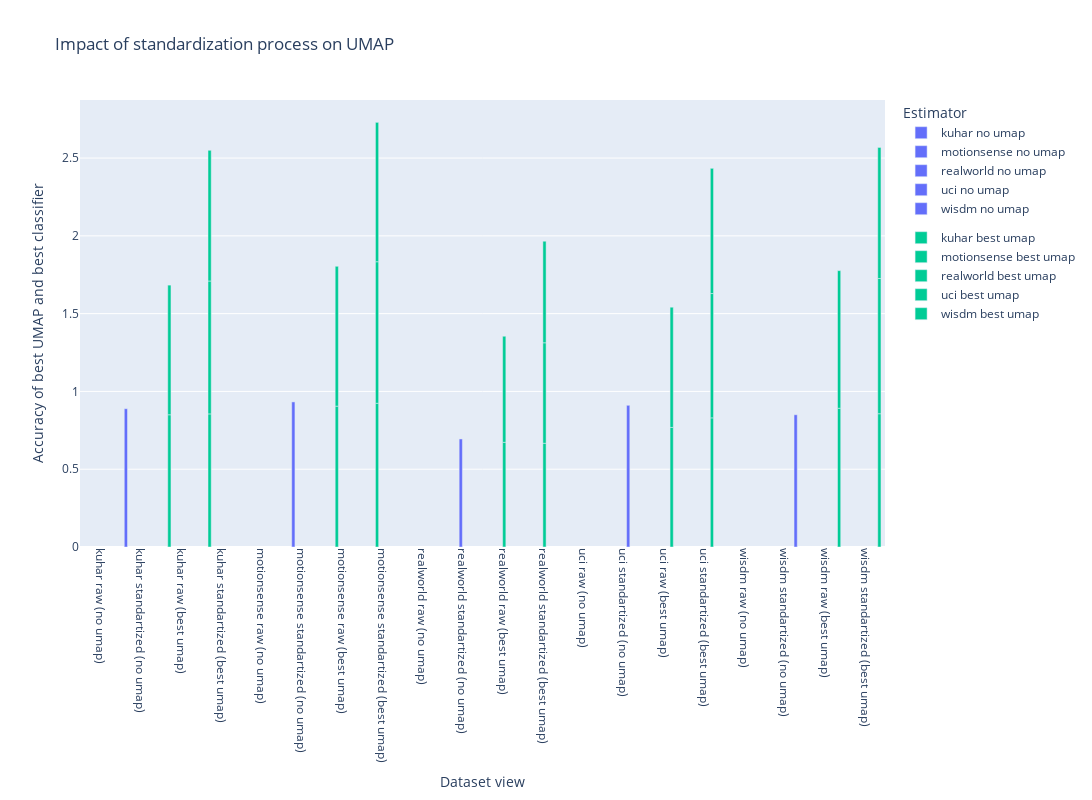

Notebook cell for this chart:
### Markdown cell above
### Pergunta 1.c

### Code cell
experiment_uniq = [c for c in unique_exp_columns if c not in ["train_datasets", "view"]]

df = results.copy()
df = filter_domain_fft_only(df)
df = filter_features_all(df)
df = filter_reducer_over_all(df)
df = filter_scaler_none(df)
df = filter_only_reducer_dataset_equals_train_dataset_or_no_reducer(df)

fig = go.Figure()


for i, (dset_name, train_df) in enumerate(df.groupby(["train_datasets"])):
    xs, ys = [], []
    for j, (view_name, subdf) in enumerate(train_df.groupby("view")):
        umap_0_max = subdf[subdf["umap components"] == 0]["accuracy (mean)"].max()
        xs.append(f"{dset_name} {view_name.split('_')[0]} (no umap)")
        ys.append(umap_0_max)
    
    fig.add_trace(
        go.Bar(
            x=xs,
            y=ys,
            name=f"{dset_name} no umap",
            marker=dict(color=colors[0]),
            legendgroup="no umap",
        )
    )
    xs, ys = [], []
    for j, (view_name, subdf) in enumerate(train_df.groupby("view")):
        umap_best_max = subdf[subdf["umap components"] > 0]["accuracy (mean)"].max()
        xs.append(f"{dset_name} {view_name.split('_')[0]} (best umap)")
        ys.append(umap_best_max)
    
    fig.add_trace(
        go.Bar(
            x=xs,
            y=ys,
            name=f"{dset_name} best umap",
            marker=dict(color=colors[1]),
            legendgroup="best umap",
        )
    )

fig.update_layout(
    title="Impact of standardization process on UMAP",
    xaxis_title="Dataset view",
    yaxis_title="Accuracy of best UMAP and best classifier",
    legend_title="Estimator",
    width=1200,
    height=800,
    xaxis=dict(tickangle=90)
)

# fig.update_xaxes(tickangle=75)
fig.show()

### Figure 1 — Plotly figure (JSON) as saved in the notebook; plotly's stock layout.template omitted (floating-point values rounded to 4 significant figures)
{"data": [{"legendgroup": "no umap", "marker": {"color": "#636EFA"}, "name": "kuhar no umap", "type": "bar", "x": ["kuhar raw (no umap)", "kuhar raw (no umap)", "kuhar standartized (no umap)", "kuhar standartized (no umap)", "kuhar standartized (no umap)"], "y": [null, null, null, null, 0.8889]}, {"legendgroup": "best umap", "marker": {"color": "#00CC96"}, "name": "kuhar best umap", "type": "bar", "x": ["kuhar raw (best umap)", "kuhar raw (best umap)", "kuhar standartized (best umap)", "kuhar standartized (best umap)", "kuhar standartized (best umap)"], "y": [0.85, 0.8333, 0.8556, 0.8542, 0.8403]}, {"legendgroup": "no umap", "marker": {"color": "#636EFA"}, "name": "motionsense no umap", "type": "bar", "x": ["motionsense raw (no umap)", "motionsense raw (no umap)", "motionsense standartized (no umap)", "motionsense standartized (no umap)", "motionsense standartized (no umap)"], "y": [null, null, null, null, 0.9326]}, {"legendgroup": "best umap", "marker": {"color": "#00CC96"}, "name": "motionsense best umap", "type": "bar", "x": ["motionsense raw (best umap)", "motionsense raw (best umap)", "motionsense standartized (best umap)", "motionsense standartized (best umap)", "motionsense standartized (best umap)"], "y": [0.9053, 0.8991, 0.924, 0.9097, 0.8958]}, {"legendgroup": "no umap", "marker": {"color": "#636EFA"}, "name": "realworld no umap", "type": "bar", "x": ["realworld raw (no umap)", "realworld raw (no umap)", "realworld standartized (no umap)", "realworld standartized (no umap)", "realworld standartized (no umap)"], "y": [null, null, null, null, 0.6944]}, {"legendgroup": "best umap", "marker": {"color": "#00CC96"}, "name": "realworld best umap", "type": "bar", "x": ["realworld raw (best umap)", "realworld raw (best umap)", "realworld standartized (best umap)", "realworld standartized (best umap)", "realworld standartized (best umap)"], "y": [0.673, 0.6817, 0.6668, 0.6458, 0.6528]}, {"legendgroup": "no umap", "marker": {"color": "#636EFA"}, "name": "uci no umap", "type": "bar", "x": ["uci raw (no umap)", "uci raw (no umap)", "uci standartized (no umap)", "uci standartized (no umap)", "uci standartized (no umap)"], "y": [null, null, null, null, 0.9108]}, {"legendgroup": "best umap", "marker": {"color": "#00CC96"}, "name": "uci best umap", "type": "bar", "x": ["uci raw (best umap)", "uci raw (best umap)", "uci standartized (best umap)", "uci standartized (best umap)", "uci standartized (best umap)"], "y": [0.7687, 0.7726, 0.83, 0.7992, 0.805]}, {"legendgroup": "no umap", "marker": {"color": "#636EFA"}, "name": "wisdm no umap", "type": "bar", "x": ["wisdm raw (no umap)", "wisdm raw (no umap)", "wisdm standartized (no umap)", "wisdm standartized (no umap)", "wisdm standartized (no umap)"], "y": [null, null, null, null, 0.85]}, {"legendgroup": "best umap", "marker": {"color": "#00CC96"}, "name": "wisdm best umap", "type": "bar", "x": ["wisdm raw (best umap)", "wisdm raw (best umap)", "wisdm standartized (best umap)", "wisdm standartized (best umap)", "wisdm standartized (best umap)"], "y": [0.8918, 0.8847, 0.8566, 0.8692, 0.8425]}], "layout": {"height": 800, "legend": {"title": {"text": "Estimator"}}, "title": {"text": "Impact of standardization process on UMAP"}, "width": 1200, "xaxis": {"tickangle": 90, "title": {"text": "Dataset view"}}, "yaxis": {"title": {"text": "Accuracy of best UMAP and best classifier"}}}}
